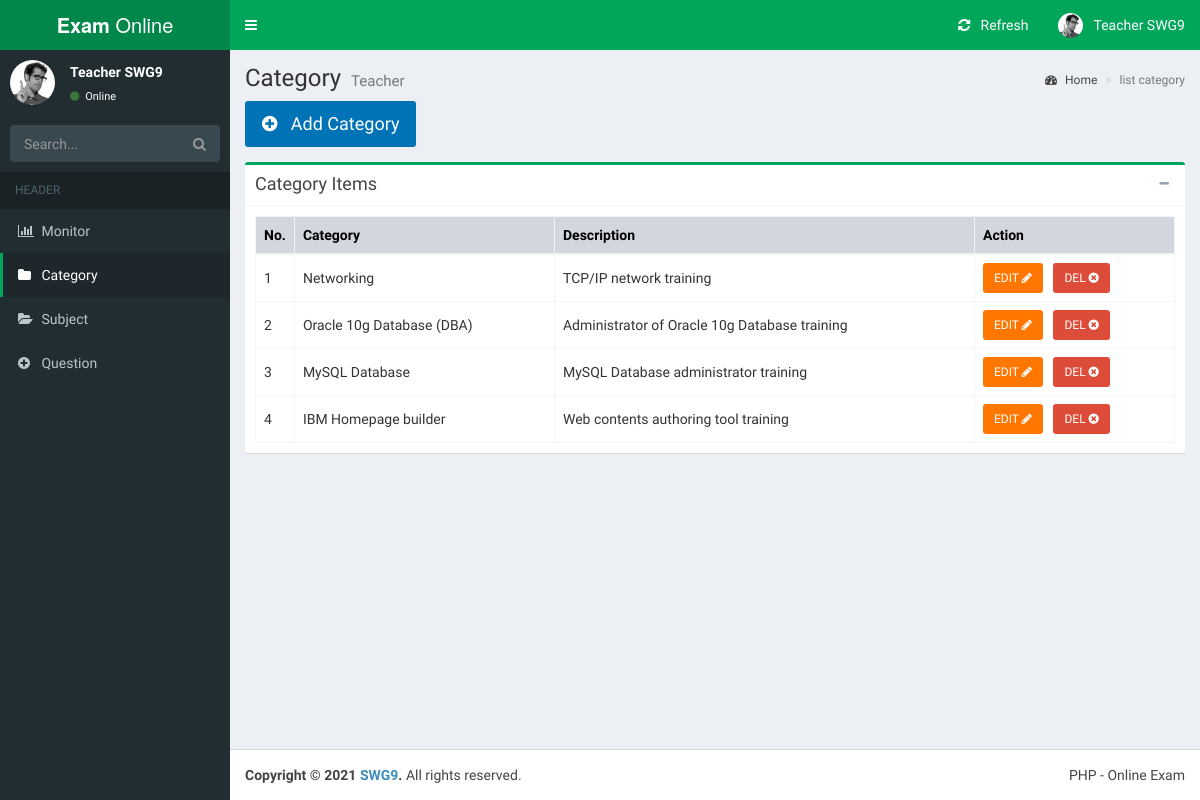
Before: /teacher/category.php (signed in) with the older database file.
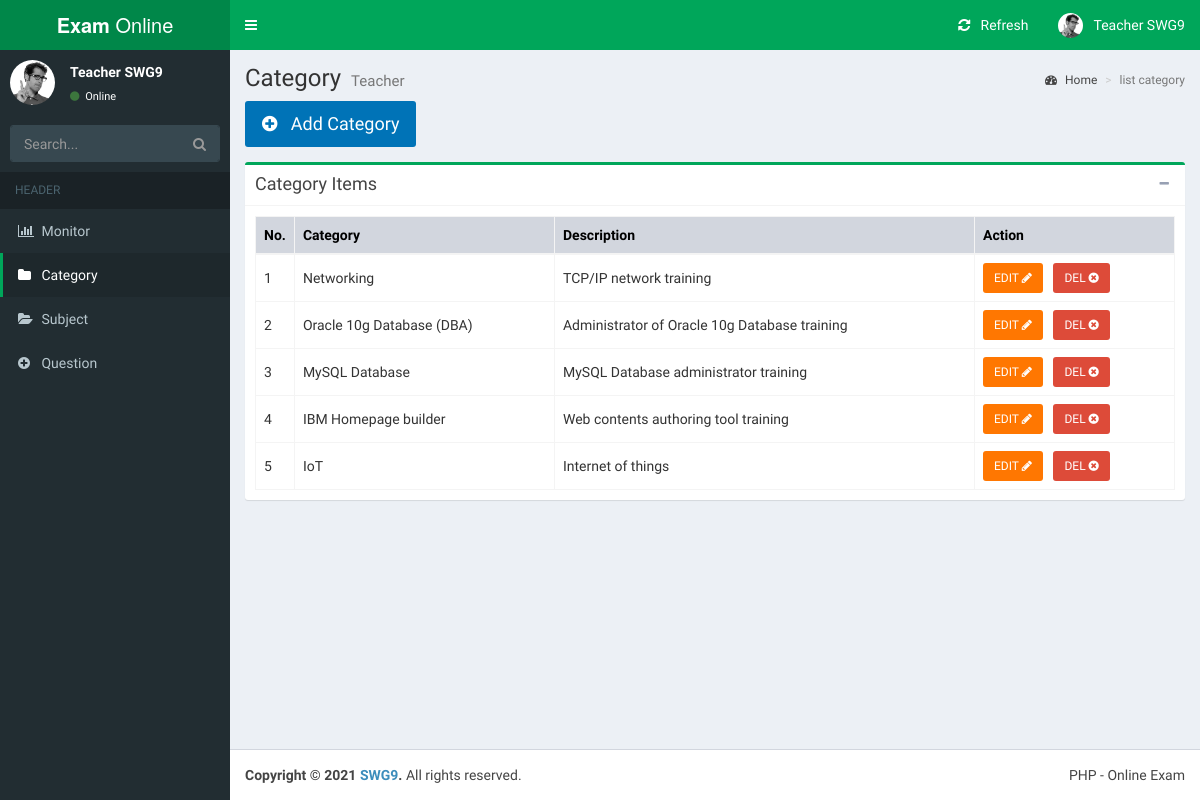
After: the same page with the newer database file.
### tables this page shows
CREATE TABLE `tb_category` (
                               `cat_id` int(11) NOT NULL,
                               `name` varchar(100) NOT NULL,
                               `description` varchar(255) DEFAULT NULL,
                               `teacher_id` int(11) NOT NULL,
                               `created_at` timestamp NOT NULL DEFAULT CURRENT_TIMESTAMP,
                               `updated_at` timestamp NOT NULL DEFAULT CURRENT_TIMESTAMP
);

### teacher/category.php (the view, shortened to what the changed rows need)
<?php
include_once '../process/connector.php';
$user_id = $_SESSION['user_id'];
?>
<!DOCTYPE html>
<html>
<head>
    <link rel="stylesheet" href="../assets/plugins/bootstrap/dist/css/bootstrap.min.css">
    <link rel="stylesheet" href="../assets/plugins/font-awesome/css/font-awesome.min.css">
    <link rel="stylesheet" href="../assets/plugins/Ionicons/css/ionicons.min.css">
    <link rel="stylesheet" href="../assets/css/AdminLTE.min.css">
    <link rel="stylesheet" href="../assets/css/skins/skin-green.min.css">
    <link rel="stylesheet" href="../assets/css/exam.css">
</head>
<body class="hold-transition skin-green fixed sidebar-mini">
<div class="wrapper">
    <div class="content-wrapper">
        <section class="content-header">
            <h1>
                Category
                <small>Teacher</small>
            </h1>
        </section>
        <section class="content container-fluid">
            <div class="box box-success">
                <div class="box-body">
                    <div class="table-responsive">
                        <table class="table no-margin table-bordered table-hover">
                            <thead>
                            <tr class="bg-gray">
                                <th style="width: 10px">No.</th>
                                <th>Category</th>
                                <th>Description</th>
                                <th style="width: 200px">Action</span></a></th>
                            </tr>
                            </thead>
                            <tbody>
                            <?php
                            $sql = "SELECT * FROM tb_category WHERE teacher_id=$user_id";
                            $result = mysqli_query($link, $sql);
                            $count = mysqli_num_rows($result);
                            $no = 0;
                            if ($count > 0) {
                                while ($row = mysqli_fetch_assoc($result)) {
                                    ?>
                                    <tr>
                                        <td><?= @++$no ?></td>
                                        <td><?= htmlspecialchars($row['name']) ?></td>
                                        <td><?= htmlspecialchars($row['description']) ?></td>
                                        <td>
                                            <form action="<?php echo $_SERVER['PHP_SELF']; ?>" method="POST">
                                                <a href="edit-category.php?cat_id=<?= htmlspecialchars($row['cat_id']) ?>"
                                                   class="btn btn-sm bg-orange-active">EDIT <i
                                                            class="fa fa-pencil"></i></a> &nbsp;
                                                <button type="button"
                                                        data-toggle="modal"
                                                        data-target="#deleteItem"
                                                        data-c-id="<?= htmlspecialchars($row['cat_id']) ?>"
                                                        class="btn bg-red btn-sm show-btn-del">DEL <i
                                                            class="fa fa-times-circle"></i>
                                                </button>
                                            </form>
                                        </td>
                                    </tr>
                                    <?php
                                }
                            }
                            ?>
                            </tbody>
                        </table>
                    </div>
                </div>
            </div>
        </section>
    </div>
</div>
</body>
</html>

Changed rows visible on the page:
added tb_category: no "5", name "IoT", description "Internet of things"
